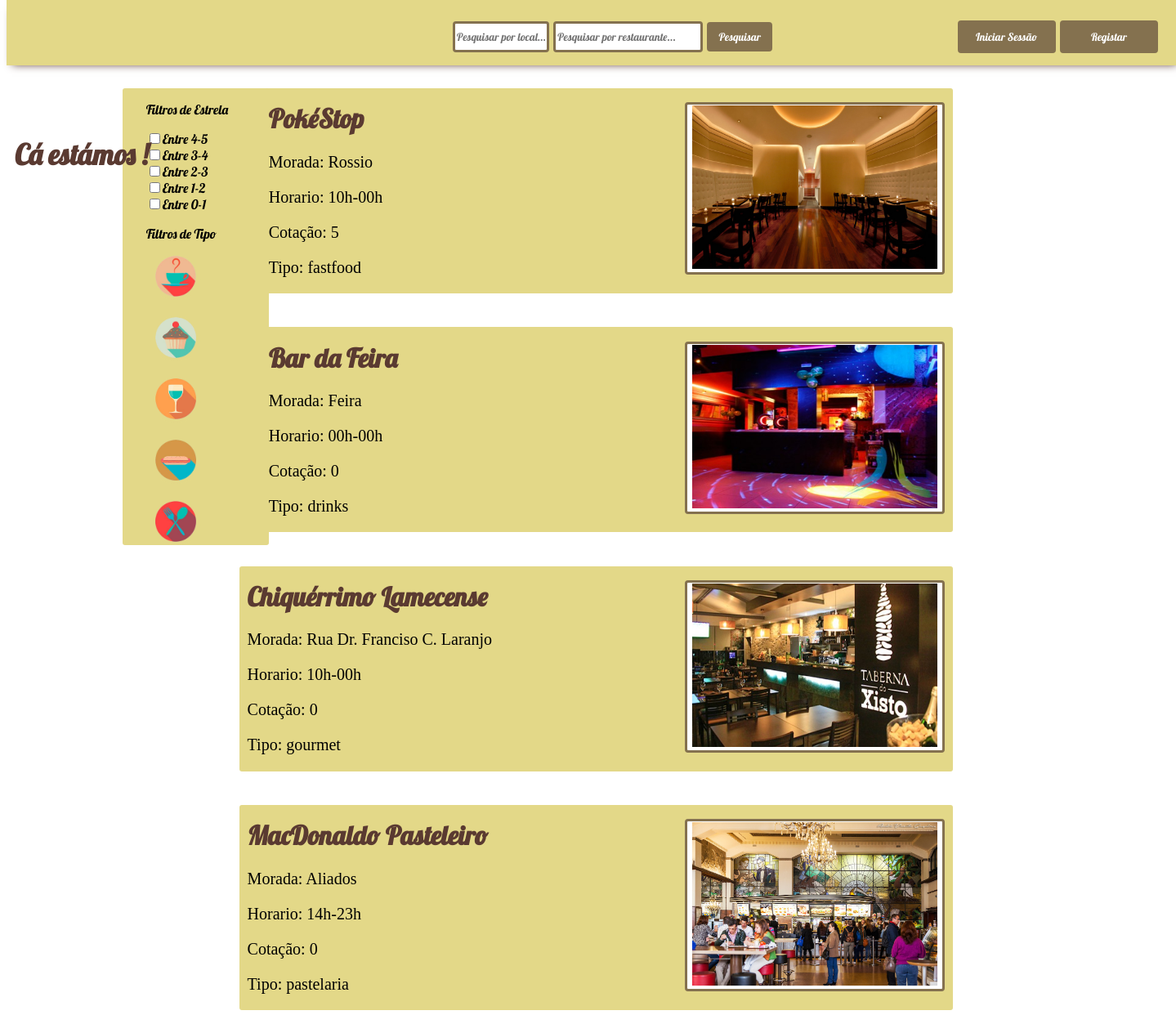
Screenshot of /pages/search_page.php with the database file from the repository.
### tables this page shows
CREATE TABLE Restaurant(
        id INTEGER PRIMARY KEY AUTOINCREMENT,
        name VARCHAR,
        description VARCHAR,
		city VARCHAR,
        address VARCHAR,
        contacts VARCHAR,
        schedule VARCHAR,
        score FLOAT,
        numReviews INTEGER,
        sumScores INTEGER,
        owner_id INTEGER REFERENCES User,
        type VARCHAR
);

CREATE TABLE Picture(
		id INTEGER PRIMARY KEY AUTOINCREMENT,
		name VARCHAR,
		id_restaurant INTEGER REFERENCES Restaurant
);

### database/restaurant.php (called while the page is built, shortened)
<?php
include_once('connection.php');
        function getRestaurants(){
            global $db;
            $rdb=$db->prepare('SELECT * FROM Restaurant');
            $rdb->execute();
            $restaurants=$rdb->fetchAll();
            return $restaurants;
        }
		function getRestaurantPicture($id){
			global $db;
			$rdb = $db->prepare('SELECT * FROM Picture WHERE id_restaurant = :id');
			$rdb->bindParam(':id', $id, PDO::PARAM_INT);
			$rdb->execute();
			$result = $rdb->fetch();
			return $result;
		}
?>

### actions/search_page_funcs.php (the view, shortened to what this page needs)
<?php
	function displayImage($rest,$id,$morada,$horario,$score,$type){
		$url = "../pages/restaurant_page.php?id=" . $id;
		echo '<div class="restaurants">';
		echo '<form method="get">';
		echo '<button type="submit" value="'. $id .'" name="id" formaction="'. $url . '">' ;
		$pic = getRestaurantPicture($id);
		if($pic==null)
		{
			$image_path = "../res/defaultRestaurantPhoto.png";
			echo '<img src="' . $image_path . '" alt="restaurant_pics">';
		}
		else {
			$image_path = "../database/images/" . $id . "/";
			echo '<img src="' . $image_path . $pic['name'] . '" alt="restaurant_pics">';
		}
		echo '</button></form>';
				echo '<h1>' . $rest . '</h1>';
		echo '<p> Morada: ' . $morada .  '</p>';
		echo '<p> Horario: ' . $horario . '</p>';
		echo '<p> Cotação: '. $score .  '</p>';
		echo '<p> Tipo: ' . $type . '</p>';
		echo '</div>';
		echo '<br>';
	}
	function displayAllRestaurants($local){
		$rests = getRestaurants();
		foreach($rests as $rest){
			if($local == null || $local == "" || $local == $rest['city'] || strtolower($rest['city']) == $local){
				displayImage($rest['name'],$rest['id'],$rest['address'],$rest['schedule'],$rest['score'],$rest['type']);
			}
		}
	}
?>

### css/header.css (style rules this page uses)
body { font-family: 'Lobster',sans-serif; overflow-x: hidden; background: white; }

### css/search_page.css (style rules this page uses)
#down-part .restaurants { background: #E3D888; border: #E3D888; border-radius: 3px; padding-bottom: 1px; padding-right: 10px; padding-left: 10px; height: 250px; width: 60%; }
#down-part .restaurants h1 { padding-top: 2%; color: #5A3A31; }
#down-part .restaurants p { font-size: 20px; font-family: 'Bree Serif', serif; }
#down-part #restaurants .restaurants button { border: 3px solid #84714F; border-radius: 4px; background-color: white; color: #84714F; float: right; margin-top: 2%; }
#down-part #restaurants .restaurants button img { width: 300px; height: 200px; }

### rows the page displays
restaurant: $id 1 (drawn), picture.name (picture), name "PokéStop", address "Rossio", schedule "10h-00h", score "5", type "fastfood"
restaurant: $id 2 (drawn), picture.name (picture), name "Bar da Feira", address "Feira", schedule "00h-00h", score "0", type "drinks"
restaurant: $id 3 (drawn), picture.name (picture), name "Chiquérrimo Lamecense", address "Rua Dr. Franciso C. Laranjo", schedule "10h-00h", score "0", type "gourmet"
restaurant: $id 4 (drawn), picture.name (picture), name "MacDonaldo Pasteleiro", address "Aliados", schedule "14h-23h", score "0", type "pastelaria"
